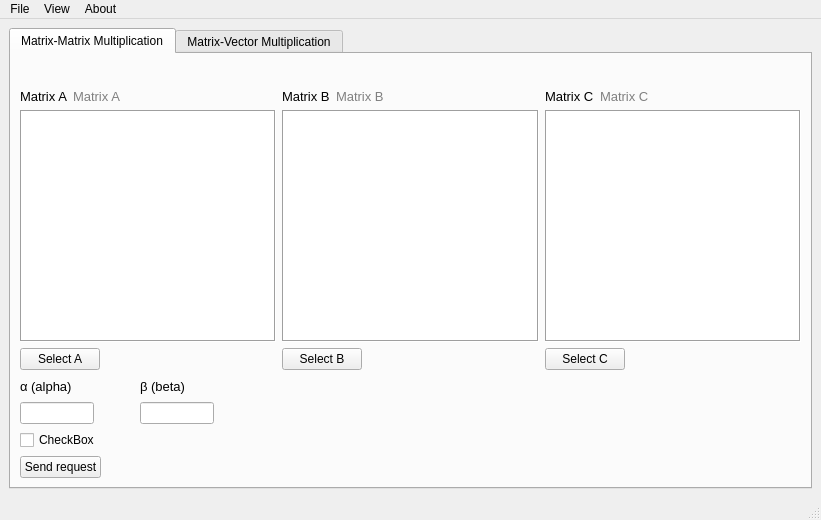
<?xml version="1.0" encoding="UTF-8"?>
<ui version="4.0">
 <class>MainWindow</class>
 <widget class="QMainWindow" name="MainWindow">
  <property name="geometry">
   <rect>
    <x>0</x>
    <y>0</y>
    <width>821</width>
    <height>520</height>
   </rect>
  </property>
  <property name="windowTitle">
   <string>Линейная алгебра</string>
  </property>
  <widget class="QWidget" name="centralwidget">
   <layout class="QVBoxLayout" name="verticalLayout_4">
    <item>
     <widget class="QTabWidget" name="tabWidget">
      <property name="styleSheet">
       <string notr="true"/>
      </property>
      <property name="currentIndex">
       <number>0</number>
      </property>
      <widget class="QWidget" name="tab_1">
       <attribute name="title">
        <string>Matrix-Matrix Multiplication</string>
       </attribute>
       <layout class="QVBoxLayout" name="verticalLayout_2">
        <item>
         <layout class="QHBoxLayout" name="horizontalLayout_3" stretch="0,0">
          <item>
           <widget class="QLabel" name="label_tab1_picture">
            <property name="sizePolicy">
             <sizepolicy hsizetype="Expanding" vsizetype="Fixed">
              <horstretch>0</horstretch>
              <verstretch>0</verstretch>
             </sizepolicy>
            </property>
            <property name="text">
             <string/>
            </property>
            <property name="pixmap">
             <pixmap resource="latex.qrc">:/images/latex_gemm.png</pixmap>
            </property>
            <property name="scaledContents">
             <bool>false</bool>
            </property>
            <property name="wordWrap">
             <bool>false</bool>
            </property>
           </widget>
          </item>
          <item>
           <spacer name="horizontalSpacer">
            <property name="orientation">
             <enum>Qt::Horizontal</enum>
            </property>
            <property name="sizeHint" stdset="0">
             <size>
              <width>158</width>
              <height>20</height>
             </size>
            </property>
           </spacer>
          </item>
         </layout>
        </item>
        <item>
         <layout class="QHBoxLayout" name="horizontalLayout">
          <item>
           <layout class="QHBoxLayout" name="horizontalLayout_1A" stretch="3,7">
            <item>
             <widget class="QLabel" name="label_tab1_A">
              <property name="sizePolicy">
               <sizepolicy hsizetype="Fixed" vsizetype="Preferred">
                <horstretch>0</horstretch>
                <verstretch>0</verstretch>
               </sizepolicy>
              </property>
              <property name="font">
               <font>
                <pointsize>10</pointsize>
               </font>
              </property>
              <property name="text">
               <string>Matrix A</string>
              </property>
             </widget>
            </item>
            <item>
             <widget class="QLabel" name="label_tab1_A_dim">
              <property name="font">
               <font>
                <pointsize>10</pointsize>
               </font>
              </property>
              <property name="styleSheet">
               <string notr="true">QLabel {color: gray;}</string>
              </property>
              <property name="text">
               <string>Matrix A</string>
              </property>
             </widget>
            </item>
           </layout>
          </item>
          <item>
           <layout class="QHBoxLayout" name="horizontalLayout_1B" stretch="3,7">
            <item>
             <widget class="QLabel" name="label_tab1_B">
              <property name="sizePolicy">
               <sizepolicy hsizetype="Fixed" vsizetype="Preferred">
                <horstretch>0</horstretch>
                <verstretch>0</verstretch>
               </sizepolicy>
              </property>
              <property name="font">
               <font>
                <pointsize>10</pointsize>
               </font>
              </property>
              <property name="text">
               <string>Matrix B</string>
              </property>
             </widget>
            </item>
            <item>
             <widget class="QLabel" name="label_tab1_B_dim">
              <property name="font">
               <font>
                <pointsize>10</pointsize>
               </font>
              </property>
              <property name="styleSheet">
               <string notr="true">QLabel {color: gray;}</string>
              </property>
              <property name="text">
               <string>Matrix B</string>
              </property>
             </widget>
            </item>
           </layout>
          </item>
          <item>
           <layout class="QHBoxLayout" name="horizontalLayout_1C" stretch="3,7">
            <item>
             <widget class="QLabel" name="label_tab1_C">
              <property name="sizePolicy">
               <sizepolicy hsizetype="Fixed" vsizetype="Preferred">
                <horstretch>0</horstretch>
                <verstretch>0</verstretch>
               </sizepolicy>
              </property>
              <property name="font">
               <font>
                <pointsize>10</pointsize>
               </font>
              </property>
              <property name="text">
               <string>Matrix C</string>
              </property>
             </widget>
            </item>
            <item>
             <widget class="QLabel" name="label_tab1_C_dim">
              <property name="font">
               <font>
                <pointsize>10</pointsize>
               </font>
              </property>
              <property name="styleSheet">
               <string notr="true">QLabel {color: gray;}</string>
              </property>
              <property name="text">
               <string>Matrix C</string>
              </property>
             </widget>
            </item>
           </layout>
          </item>
         </layout>
        </item>
        <item>
         <layout class="QHBoxLayout" name="horizontalLayout_1t">
          <item>
           <widget class="QTableWidget" name="tableWidget_tab1_A">
            <property name="autoFillBackground">
             <bool>false</bool>
            </property>
            <property name="frameShape">
             <enum>QFrame::Box</enum>
            </property>
            <property name="editTriggers">
             <set>QAbstractItemView::NoEditTriggers</set>
            </property>
            <property name="gridStyle">
             <enum>Qt::SolidLine</enum>
            </property>
            <attribute name="horizontalHeaderVisible">
             <bool>false</bool>
            </attribute>
            <attribute name="horizontalHeaderDefaultSectionSize">
             <number>64</number>
            </attribute>
            <attribute name="verticalHeaderVisible">
             <bool>false</bool>
            </attribute>
            <attribute name="verticalHeaderDefaultSectionSize">
             <number>32</number>
            </attribute>
           </widget>
          </item>
          <item>
           <widget class="QTableWidget" name="tableWidget_tab1_B">
            <property name="frameShape">
             <enum>QFrame::Box</enum>
            </property>
            <property name="editTriggers">
             <set>QAbstractItemView::NoEditTriggers</set>
            </property>
            <attribute name="horizontalHeaderVisible">
             <bool>false</bool>
            </attribute>
            <attribute name="horizontalHeaderDefaultSectionSize">
             <number>64</number>
            </attribute>
            <attribute name="verticalHeaderVisible">
             <bool>false</bool>
            </attribute>
            <attribute name="verticalHeaderDefaultSectionSize">
             <number>32</number>
            </attribute>
           </widget>
          </item>
          <item>
           <widget class="QTableWidget" name="tableWidget_tab1_C">
            <property name="frameShape">
             <enum>QFrame::Box</enum>
            </property>
            <property name="editTriggers">
             <set>QAbstractItemView::NoEditTriggers</set>
            </property>
            <attribute name="horizontalHeaderVisible">
             <bool>false</bool>
            </attribute>
            <attribute name="horizontalHeaderDefaultSectionSize">
             <number>64</number>
            </attribute>
            <attribute name="verticalHeaderVisible">
             <bool>false</bool>
            </attribute>
            <attribute name="verticalHeaderDefaultSectionSize">
             <number>32</number>
            </attribute>
           </widget>
          </item>
         </layout>
        </item>
        <item>
         <layout class="QHBoxLayout" name="horizontalLayout_1b">
          <item>
           <widget class="QPushButton" name="btn_tab1_A">
            <property name="sizePolicy">
             <sizepolicy hsizetype="Fixed" vsizetype="Fixed">
              <horstretch>0</horstretch>
              <verstretch>0</verstretch>
             </sizepolicy>
            </property>
            <property name="text">
             <string>Select A</string>
            </property>
           </widget>
          </item>
          <item>
           <spacer name="horizontalSpacer_2">
            <property name="orientation">
             <enum>Qt::Horizontal</enum>
            </property>
            <property name="sizeHint" stdset="0">
             <size>
              <width>40</width>
              <height>20</height>
             </size>
            </property>
           </spacer>
          </item>
          <item>
           <widget class="QPushButton" name="btn_tab1_B">
            <property name="sizePolicy">
             <sizepolicy hsizetype="Fixed" vsizetype="Fixed">
              <horstretch>0</horstretch>
              <verstretch>0</verstretch>
             </sizepolicy>
            </property>
            <property name="text">
             <string>Select B</string>
            </property>
           </widget>
          </item>
          <item>
           <spacer name="horizontalSpacer_3">
            <property name="orientation">
             <enum>Qt::Horizontal</enum>
            </property>
            <property name="sizeHint" stdset="0">
             <size>
              <width>40</width>
              <height>20</height>
             </size>
            </property>
           </spacer>
          </item>
          <item>
           <widget class="QPushButton" name="btn_tab1_C">
            <property name="sizePolicy">
             <sizepolicy hsizetype="Fixed" vsizetype="Fixed">
              <horstretch>0</horstretch>
              <verstretch>0</verstretch>
             </sizepolicy>
            </property>
            <property name="text">
             <string>Select C</string>
            </property>
           </widget>
          </item>
          <item>
           <spacer name="horizontalSpacer_4">
            <property name="orientation">
             <enum>Qt::Horizontal</enum>
            </property>
            <property name="sizeHint" stdset="0">
             <size>
              <width>40</width>
              <height>20</height>
             </size>
            </property>
           </spacer>
          </item>
         </layout>
        </item>
        <item>
         <layout class="QHBoxLayout" name="horizontalLayout_1_ab_all" stretch="3,7">
          <item>
           <layout class="QVBoxLayout" name="verticalLayout_1_ab">
            <item>
             <layout class="QHBoxLayout" name="horizontalLayout_1g" stretch="2,2,2,0">
              <item>
               <widget class="QLabel" name="label_tab1_alpha">
                <property name="font">
                 <font>
                  <pointsize>10</pointsize>
                 </font>
                </property>
                <property name="text">
                 <string>α (alpha)</string>
                </property>
               </widget>
              </item>
              <item>
               <spacer name="horizontalSpacer_6">
                <property name="orientation">
                 <enum>Qt::Horizontal</enum>
                </property>
                <property name="sizeType">
                 <enum>QSizePolicy::Fixed</enum>
                </property>
                <property name="sizeHint" stdset="0">
                 <size>
                  <width>40</width>
                  <height>20</height>
                 </size>
                </property>
               </spacer>
              </item>
              <item>
               <widget class="QLabel" name="label_tab1_beta">
                <property name="font">
                 <font>
                  <pointsize>10</pointsize>
                 </font>
                </property>
                <property name="text">
                 <string>β (beta)</string>
                </property>
               </widget>
              </item>
              <item>
               <spacer name="horizontalSpacer_5">
                <property name="orientation">
                 <enum>Qt::Horizontal</enum>
                </property>
                <property name="sizeHint" stdset="0">
                 <size>
                  <width>40</width>
                  <height>20</height>
                 </size>
                </property>
               </spacer>
              </item>
             </layout>
            </item>
            <item>
             <layout class="QHBoxLayout" name="horizontalLayout_1l" stretch="2,2,2,0">
              <item>
               <widget class="QLineEdit" name="lineEdit_tab1_alpha">
                <property name="sizePolicy">
                 <sizepolicy hsizetype="Expanding" vsizetype="Fixed">
                  <horstretch>0</horstretch>
                  <verstretch>0</verstretch>
                 </sizepolicy>
                </property>
               </widget>
              </item>
              <item>
               <spacer name="horizontalSpacer_7">
                <property name="orientation">
                 <enum>Qt::Horizontal</enum>
                </property>
                <property name="sizeType">
                 <enum>QSizePolicy::Fixed</enum>
                </property>
                <property name="sizeHint" stdset="0">
                 <size>
                  <width>40</width>
                  <height>20</height>
                 </size>
                </property>
               </spacer>
              </item>
              <item>
               <widget class="QLineEdit" name="lineEdit_tab1_beta">
                <property name="sizePolicy">
                 <sizepolicy hsizetype="Expanding" vsizetype="Fixed">
                  <horstretch>0</horstretch>
                  <verstretch>0</verstretch>
                 </sizepolicy>
                </property>
               </widget>
              </item>
              <item>
               <spacer name="horizontalSpacer_8">
                <property name="orientation">
                 <enum>Qt::Horizontal</enum>
                </property>
                <property name="sizeType">
                 <enum>QSizePolicy::Expanding</enum>
                </property>
                <property name="sizeHint" stdset="0">
                 <size>
                  <width>40</width>
                  <height>20</height>
                 </size>
                </property>
               </spacer>
              </item>
             </layout>
            </item>
            <item>
             <layout class="QHBoxLayout" name="horizontalLayout_1c">
              <item>
               <widget class="QCheckBox" name="checkBox_tab1">
                <property name="text">
                 <string>CheckBox</string>
                </property>
               </widget>
              </item>
              <item>
               <spacer name="horizontalSpacer_9">
                <property name="orientation">
                 <enum>Qt::Horizontal</enum>
                </property>
                <property name="sizeHint" stdset="0">
                 <size>
                  <width>40</width>
                  <height>20</height>
                 </size>
                </property>
               </spacer>
              </item>
             </layout>
            </item>
            <item>
             <layout class="QHBoxLayout" name="horizontalLayout_2">
              <item>
               <widget class="QPushButton" name="btn_1_go">
                <property name="text">
                 <string>Send request</string>
                </property>
               </widget>
              </item>
              <item>
               <spacer name="horizontalSpacer_11">
                <property name="orientation">
                 <enum>Qt::Horizontal</enum>
                </property>
                <property name="sizeHint" stdset="0">
                 <size>
                  <width>40</width>
                  <height>20</height>
                 </size>
                </property>
               </spacer>
              </item>
             </layout>
            </item>
           </layout>
          </item>
          <item>
           <spacer name="horizontalSpacer_10">
            <property name="orientation">
             <enum>Qt::Horizontal</enum>
            </property>
            <property name="sizeHint" stdset="0">
             <size>
              <width>40</width>
              <height>20</height>
             </size>
            </property>
           </spacer>
          </item>
         </layout>
        </item>
       </layout>
      </widget>
      <widget class="QWidget" name="tab_2">
       <attribute name="title">
        <string>Matrix-Vector Multiplication</string>
       </attribute>
       <layout class="QVBoxLayout" name="verticalLayout_3">
        <item>
         <layout class="QHBoxLayout" name="horizontalLayout_4" stretch="0,0">
          <item>
           <widget class="QLabel" name="label_tab2_picture">
            <property name="sizePolicy">
             <sizepolicy hsizetype="Expanding" vsizetype="Fixed">
              <horstretch>0</horstretch>
              <verstretch>0</verstretch>
             </sizepolicy>
            </property>
            <property name="text">
             <string/>
            </property>
            <property name="pixmap">
             <pixmap resource="latex.qrc">:/images/latex_gemv.png</pixmap>
            </property>
            <property name="scaledContents">
             <bool>false</bool>
            </property>
           </widget>
          </item>
          <item>
           <spacer name="horizontalSpacer_22">
            <property name="orientation">
             <enum>Qt::Horizontal</enum>
            </property>
            <property name="sizeHint" stdset="0">
             <size>
              <width>40</width>
              <height>20</height>
             </size>
            </property>
           </spacer>
          </item>
         </layout>
        </item>
        <item>
         <layout class="QHBoxLayout" name="horizontalLayout_5">
          <item>
           <layout class="QHBoxLayout" name="horizontalLayout_2A" stretch="3,7">
            <item>
             <widget class="QLabel" name="label_tab2_A">
              <property name="sizePolicy">
               <sizepolicy hsizetype="Fixed" vsizetype="Preferred">
                <horstretch>0</horstretch>
                <verstretch>0</verstretch>
               </sizepolicy>
              </property>
              <property name="font">
               <font>
                <pointsize>10</pointsize>
               </font>
              </property>
              <property name="text">
               <string>Matrix A</string>
              </property>
             </widget>
            </item>
            <item>
             <widget class="QLabel" name="label_tab2_A_dim">
              <property name="font">
               <font>
                <pointsize>10</pointsize>
               </font>
              </property>
              <property name="styleSheet">
               <string notr="true">QLabel {color: gray;}</string>
              </property>
              <property name="text">
               <string>Matrix A</string>
              </property>
             </widget>
            </item>
           </layout>
          </item>
          <item>
           <layout class="QHBoxLayout" name="horizontalLayout_2x" stretch="3,7">
            <item>
             <widget class="QLabel" name="label_tab2_x">
              <property name="sizePolicy">
               <sizepolicy hsizetype="Fixed" vsizetype="Preferred">
                <horstretch>0</horstretch>
                <verstretch>0</verstretch>
               </sizepolicy>
              </property>
              <property name="font">
               <font>
                <pointsize>10</pointsize>
               </font>
              </property>
              <property name="text">
               <string>Vector x</string>
              </property>
             </widget>
            </item>
            <item>
             <widget class="QLabel" name="label_tab2_x_dim">
              <property name="font">
               <font>
                <pointsize>10</pointsize>
               </font>
              </property>
              <property name="styleSheet">
               <string notr="true">QLabel {color: gray;}</string>
              </property>
              <property name="text">
               <string>Vector x</string>
              </property>
             </widget>
            </item>
           </layout>
          </item>
          <item>
           <layout class="QHBoxLayout" name="horizontalLayout_2y" stretch="3,7">
            <item>
             <widget class="QLabel" name="label_tab2_y">
              <property name="sizePolicy">
               <sizepolicy hsizetype="Fixed" vsizetype="Preferred">
                <horstretch>0</horstretch>
                <verstretch>0</verstretch>
               </sizepolicy>
              </property>
              <property name="font">
               <font>
                <pointsize>10</pointsize>
               </font>
              </property>
              <property name="text">
               <string>Vector y</string>
              </property>
             </widget>
            </item>
            <item>
             <widget class="QLabel" name="label_tab2_y_dim">
              <property name="font">
               <font>
                <pointsize>10</pointsize>
               </font>
              </property>
              <property name="styleSheet">
               <string notr="true">QLabel {color: gray;}</string>
              </property>
              <property name="text">
               <string>Vector y</string>
              </property>
             </widget>
            </item>
           </layout>
          </item>
         </layout>
        </item>
        <item>
         <layout class="QHBoxLayout" name="horizontalLayout_2t">
          <item>
           <widget class="QTableWidget" name="tableWidget_tab2_A">
            <property name="autoFillBackground">
             <bool>false</bool>
            </property>
            <property name="frameShape">
             <enum>QFrame::Box</enum>
            </property>
            <property name="editTriggers">
             <set>QAbstractItemView::NoEditTriggers</set>
            </property>
            <property name="gridStyle">
             <enum>Qt::SolidLine</enum>
            </property>
            <attribute name="horizontalHeaderVisible">
             <bool>false</bool>
            </attribute>
            <attribute name="horizontalHeaderDefaultSectionSize">
             <number>64</number>
            </attribute>
            <attribute name="verticalHeaderVisible">
             <bool>false</bool>
            </attribute>
            <attribute name="verticalHeaderDefaultSectionSize">
             <number>32</number>
            </attribute>
           </widget>
          </item>
          <item>
           <widget class="QTableWidget" name="tableWidget_tab2_x">
            <property name="frameShape">
             <enum>QFrame::Box</enum>
            </property>
            <property name="editTriggers">
             <set>QAbstractItemView::NoEditTriggers</set>
            </property>
            <attribute name="horizontalHeaderVisible">
             <bool>false</bool>
            </attribute>
            <attribute name="horizontalHeaderDefaultSectionSize">
             <number>64</number>
            </attribute>
            <attribute name="verticalHeaderVisible">
             <bool>false</bool>
            </attribute>
            <attribute name="verticalHeaderDefaultSectionSize">
             <number>32</number>
            </attribute>
           </widget>
          </item>
          <item>
           <widget class="QTableWidget" name="tableWidget_tab2_y">
            <property name="frameShape">
             <enum>QFrame::Box</enum>
            </property>
            <property name="editTriggers">
             <set>QAbstractItemView::NoEditTriggers</set>
            </property>
            <attribute name="horizontalHeaderVisible">
             <bool>false</bool>
            </attribute>
            <attribute name="horizontalHeaderDefaultSectionSize">
             <number>64</number>
            </attribute>
            <attribute name="verticalHeaderVisible">
             <bool>false</bool>
            </attribute>
            <attribute name="verticalHeaderDefaultSectionSize">
             <number>32</number>
            </attribute>
           </widget>
          </item>
         </layout>
        </item>
        <item>
         <layout class="QHBoxLayout" name="horizontalLayout_6">
          <item>
           <widget class="QPushButton" name="btn_tab2_A">
            <property name="text">
             <string>Select A</string>
            </property>
           </widget>
          </item>
          <item>
           <spacer name="horizontalSpacer_12">
            <property name="orientation">
             <enum>Qt::Horizontal</enum>
            </property>
            <property name="sizeHint" stdset="0">
             <size>
              <width>40</width>
              <height>20</height>
             </size>
            </property>
           </spacer>
          </item>
          <item>
           <widget class="QPushButton" name="btn_tab2_x">
            <property name="text">
             <string>Select x</string>
            </property>
           </widget>
          </item>
          <item>
           <spacer name="horizontalSpacer_13">
            <property name="orientation">
             <enum>Qt::Horizontal</enum>
            </property>
            <property name="sizeHint" stdset="0">
             <size>
              <width>40</width>
              <height>20</height>
             </size>
            </property>
           </spacer>
          </item>
          <item>
           <widget class="QPushButton" name="btn_tab2_y">
            <property name="text">
             <string>Select y</string>
            </property>
           </widget>
          </item>
          <item>
           <spacer name="horizontalSpacer_14">
            <property name="orientation">
             <enum>Qt::Horizontal</enum>
            </property>
            <property name="sizeHint" stdset="0">
             <size>
              <width>40</width>
              <height>20</height>
             </size>
            </property>
           </spacer>
          </item>
         </layout>
        </item>
        <item>
         <layout class="QHBoxLayout" name="horizontalLayout_11" stretch="3,7">
          <item>
           <layout class="QVBoxLayout" name="verticalLayout">
            <item>
             <layout class="QHBoxLayout" name="horizontalLayout_8" stretch="2,2,2,0">
              <item>
               <widget class="QLabel" name="label_tab2_alpha">
                <property name="font">
                 <font>
                  <pointsize>10</pointsize>
                 </font>
                </property>
                <property name="text">
                 <string>α (alpha)</string>
                </property>
               </widget>
              </item>
              <item>
               <spacer name="horizontalSpacer_15">
                <property name="orientation">
                 <enum>Qt::Horizontal</enum>
                </property>
                <property name="sizeType">
                 <enum>QSizePolicy::Fixed</enum>
                </property>
                <property name="sizeHint" stdset="0">
                 <size>
                  <width>40</width>
                  <height>20</height>
                 </size>
                </property>
               </spacer>
              </item>
              <item>
               <widget class="QLabel" name="label_tab2_beta">
                <property name="font">
                 <font>
                  <pointsize>10</pointsize>
                 </font>
                </property>
                <property name="text">
                 <string>β (beta)</string>
                </property>
               </widget>
              </item>
              <item>
               <spacer name="horizontalSpacer_16">
                <property name="orientation">
                 <enum>Qt::Horizontal</enum>
                </property>
                <property name="sizeHint" stdset="0">
                 <size>
                  <width>40</width>
                  <height>20</height>
                 </size>
                </property>
               </spacer>
              </item>
             </layout>
            </item>
            <item>
             <layout class="QHBoxLayout" name="horizontalLayout_7" stretch="2,2,2,0">
              <item>
               <widget class="QLineEdit" name="lineEdit_tab2_alpha"/>
              </item>
              <item>
               <spacer name="horizontalSpacer_17">
                <property name="orientation">
                 <enum>Qt::Horizontal</enum>
                </property>
                <property name="sizeType">
                 <enum>QSizePolicy::Fixed</enum>
                </property>
                <property name="sizeHint" stdset="0">
                 <size>
                  <width>40</width>
                  <height>20</height>
                 </size>
                </property>
               </spacer>
              </item>
              <item>
               <widget class="QLineEdit" name="lineEdit_tab2_beta"/>
              </item>
              <item>
               <spacer name="horizontalSpacer_18">
                <property name="orientation">
                 <enum>Qt::Horizontal</enum>
                </property>
                <property name="sizeHint" stdset="0">
                 <size>
                  <width>40</width>
                  <height>20</height>
                 </size>
                </property>
               </spacer>
              </item>
             </layout>
            </item>
            <item>
             <layout class="QHBoxLayout" name="horizontalLayout_9">
              <item>
               <widget class="QCheckBox" name="checkBox_tab2">
                <property name="text">
                 <string>CheckBox</string>
                </property>
               </widget>
              </item>
              <item>
               <spacer name="horizontalSpacer_19">
                <property name="orientation">
                 <enum>Qt::Horizontal</enum>
                </property>
                <property name="sizeHint" stdset="0">
                 <size>
                  <width>40</width>
                  <height>20</height>
                 </size>
                </property>
               </spacer>
              </item>
             </layout>
            </item>
            <item>
             <layout class="QHBoxLayout" name="horizontalLayout_10">
              <item>
               <widget class="QPushButton" name="pushButton_6">
                <property name="text">
                 <string>Send request</string>
                </property>
               </widget>
              </item>
              <item>
               <spacer name="horizontalSpacer_20">
                <property name="orientation">
                 <enum>Qt::Horizontal</enum>
                </property>
                <property name="sizeHint" stdset="0">
                 <size>
                  <width>40</width>
                  <height>20</height>
                 </size>
                </property>
               </spacer>
              </item>
             </layout>
            </item>
           </layout>
          </item>
          <item>
           <spacer name="horizontalSpacer_21">
            <property name="orientation">
             <enum>Qt::Horizontal</enum>
            </property>
            <property name="sizeHint" stdset="0">
             <size>
              <width>40</width>
              <height>20</height>
             </size>
            </property>
           </spacer>
          </item>
         </layout>
        </item>
       </layout>
      </widget>
     </widget>
    </item>
   </layout>
  </widget>
  <widget class="QMenuBar" name="menubar">
   <property name="geometry">
    <rect>
     <x>0</x>
     <y>0</y>
     <width>821</width>
     <height>21</height>
    </rect>
   </property>
   <widget class="QMenu" name="menuFile">
    <property name="title">
     <string>File</string>
    </property>
   </widget>
   <widget class="QMenu" name="menuSettings">
    <property name="title">
     <string>View</string>
    </property>
    <addaction name="actionShow_scrollbars"/>
    <addaction name="actionShow_headers"/>
   </widget>
   <widget class="QMenu" name="menuAbout">
    <property name="title">
     <string>About</string>
    </property>
    <addaction name="actionAbout_program"/>
   </widget>
   <addaction name="menuFile"/>
   <addaction name="menuSettings"/>
   <addaction name="menuAbout"/>
  </widget>
  <widget class="QStatusBar" name="statusbar"/>
  <action name="actionShow_scrollbars">
   <property name="checkable">
    <bool>true</bool>
   </property>
   <property name="text">
    <string>Show scrollbars</string>
   </property>
   <property name="shortcut">
    <string>Alt+S</string>
   </property>
  </action>
  <action name="actionAbout_program">
   <property name="text">
    <string>About program...</string>
   </property>
  </action>
  <action name="actionShow_headers">
   <property name="checkable">
    <bool>true</bool>
   </property>
   <property name="text">
    <string>Show headers</string>
   </property>
   <property name="shortcut">
    <string>Alt+H</string>
   </property>
  </action>
 </widget>
 <resources>
  <include location="latex.qrc"/>
 </resources>
 <connections/>
</ui>
